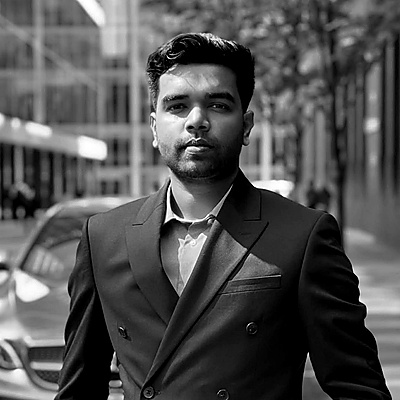
#> input picture frontend/build/images/team/swapnil_roy.jpg, 400 x 400 px
$ python -i update_team_photos.py   (imports and definitions only)
#> lines starting #> are read from the running program, lines starting #| are printed output that depends on the picture
#> further down, picture is the input picture: PIL image 400x400 RGB; min 0, max 255, mean 81.8
#!/usr/bin/env python3
"""
Update team member photos - replace Swapnil Roy's photo and adjust Ajmal Hossen's cropping
"""

import requests
from PIL import Image, ImageEnhance, ImageFilter
import io
import os

# [71 lines left out: functions download_and_process_image, process_swapnil_roy_new, not called in this run]

def process_ajmal_hossen_less_crop(img):
    """
    Process Ajmal Hossen's photo with less aggressive cropping to show more body
    """
    width, height = img.size
#> width = 400; height = 400

    # Less aggressive cropping - keep more of the body
    # For the rooftop photo, we want to include more of his torso/body
    if width > height:
        # Landscape - crop to roughly 3:4 ratio to include more body, then make square
        target_width = int(height * 0.75)  # 3:4 ratio
        left = (width - target_width) // 4  # Offset slightly to avoid pure center
        top = 0
        right = left + target_width
        bottom = height
        img = img.crop((left, top, right, bottom))

        # Now make it square by cropping from top
        crop_size = min(target_width, height)
        final_left = 0
        final_top = 0
        final_right = crop_size
        final_bottom = crop_size
        img = img.crop((final_left, final_top, final_right, final_bottom))
    else:
        # Portrait - crop to keep upper 85% (more body) instead of 70%
        crop_height = int(height * 0.85)
#> crop_height = 340
        top = 0
        bottom = crop_height
#> bottom = 340
        img = img.crop((0, top, width, bottom))
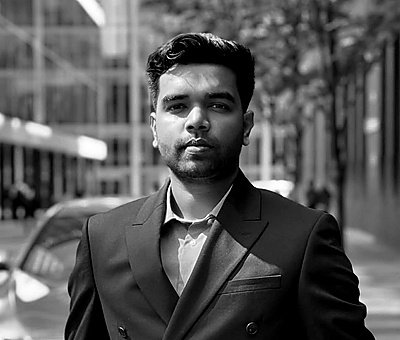
#> img: PIL image 400x340 RGB; min 0, max 255, mean 87.9

        # Make square
        crop_size = min(width, crop_height)
#> crop_size = 340
        left = (width - crop_size) // 2
#> left = 30
        top = 0
        right = left + crop_size
#> right = 370
        bottom = crop_size
        img = img.crop((left, top, right, bottom))
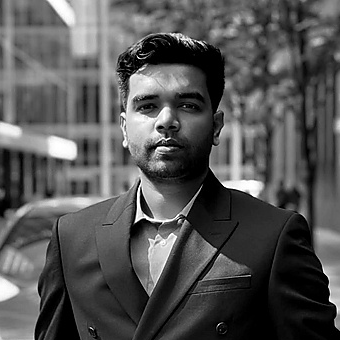
#> img: PIL image 340x340 RGB; min 0, max 255, mean 85.1

    return img

# [33 lines left out: function main, not called in this run]

# [2 lines not run here, left out]

>>> from PIL import Image
>>> picture = Image.open('frontend/build/images/team/swapnil_roy.jpg')
>>> result = process_ajmal_hossen_less_crop(picture)

$ run again, on frontend/build/images/team/arina_tasnim.jpg
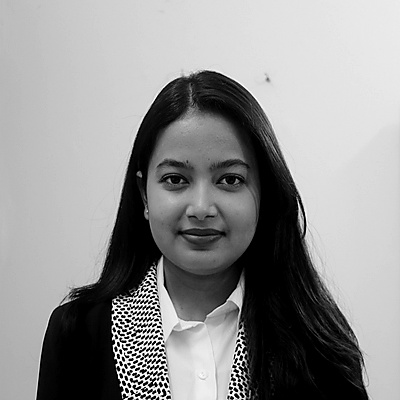
#> input picture frontend/build/images/team/arina_tasnim.jpg, 400 x 400 px
#> picture is the input picture: PIL image 400x400 RGB; min 0, max 255, mean 146.1
#> in process_ajmal_hossen_less_crop, `img = img.crop((0, top, width, bottom))`:
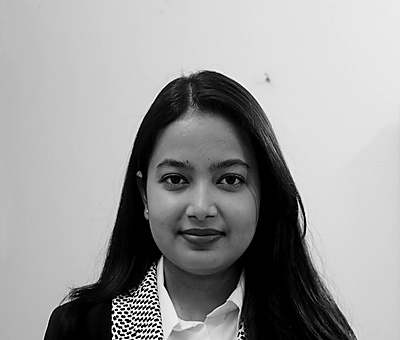
#> img: PIL image 400x340 RGB; min 0, max 255, mean 155.1
#> in process_ajmal_hossen_less_crop, `img = img.crop((left, top, right, bottom))`:
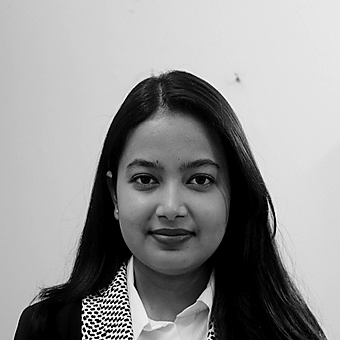
#> img: PIL image 340x340 RGB; min 0, max 255, mean 146.8

$ run again, on frontend/build/images/team/ceo-swapnil-roy.jpg
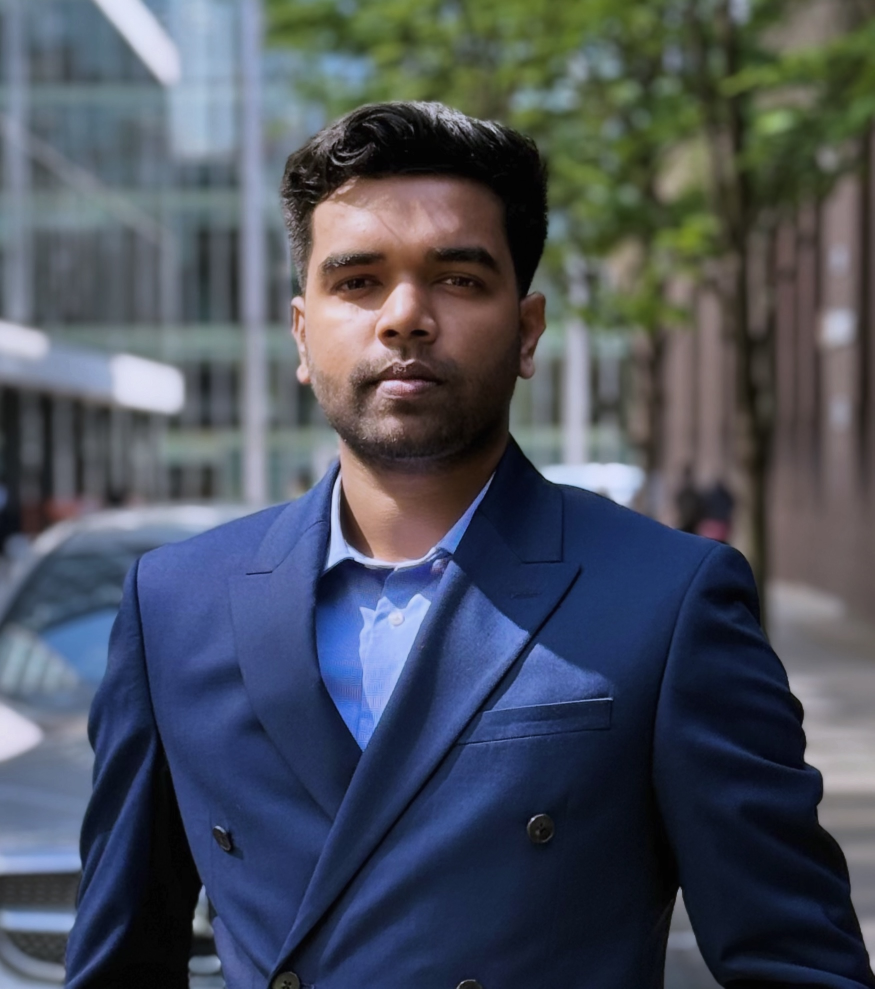
#> input picture frontend/build/images/team/ceo-swapnil-roy.jpg, 1749 x 1977 px (shown at 1/2 size)
#> picture is the input picture: PIL image 1749x1977 RGB; mean R, G, B 74.8, 80.7, 92.5
#> in process_ajmal_hossen_less_crop, `img = img.crop((0, top, width, bottom))`:
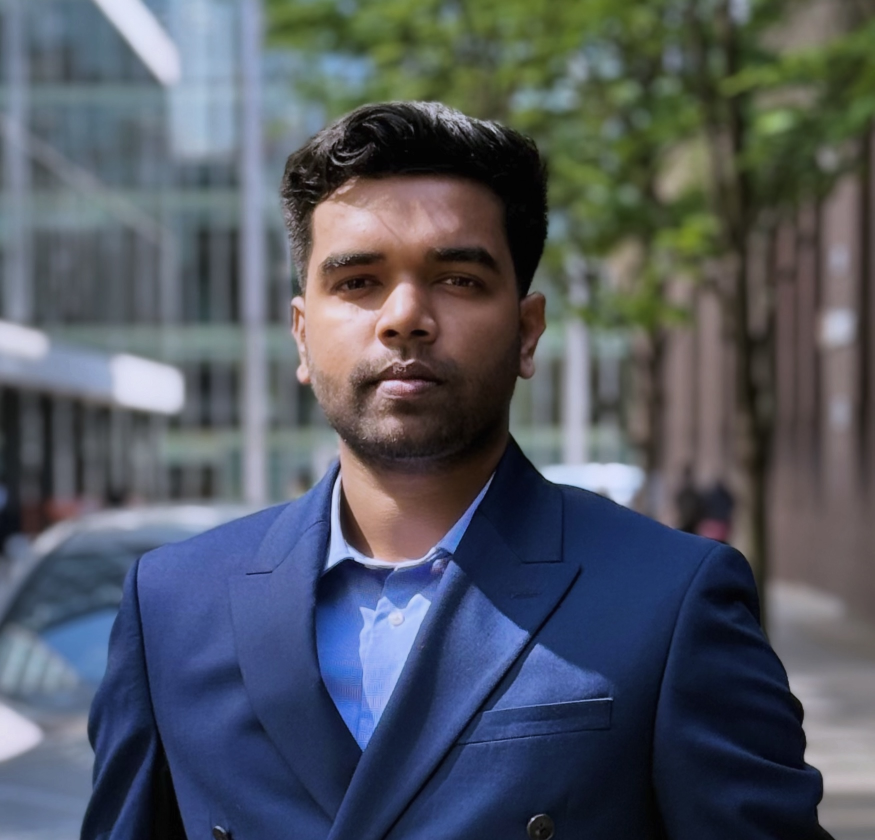
#> img: PIL image 1749x1680 RGB (shown at 1/2 size); mean R, G, B 82.1, 87.6, 97.6
#> in process_ajmal_hossen_less_crop, `img = img.crop((left, top, right, bottom))`:
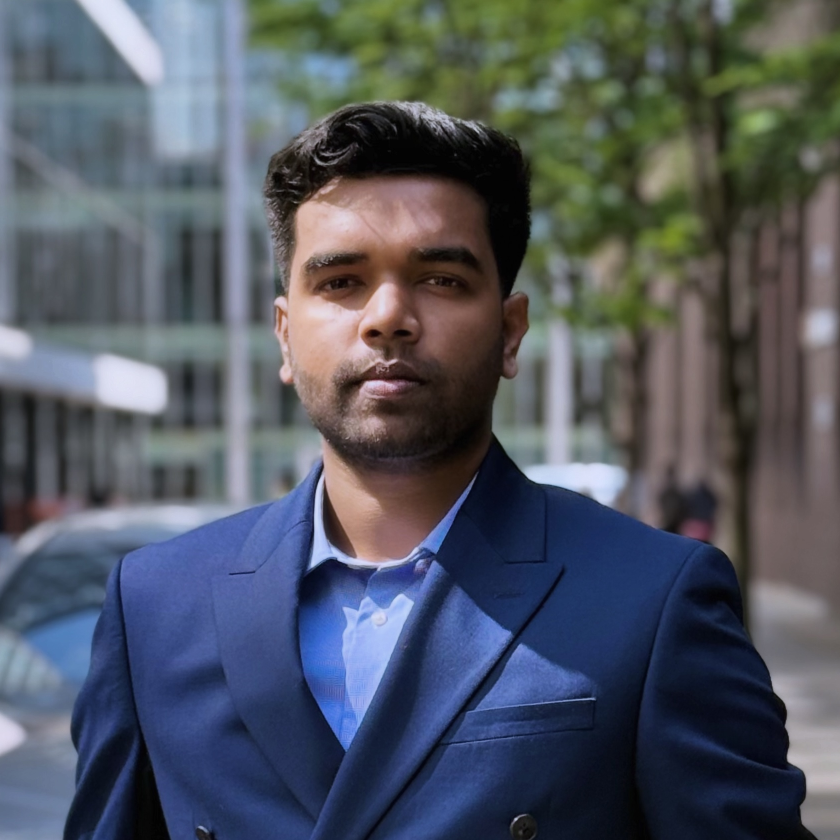
#> img: PIL image 1680x1680 RGB (shown at 1/2 size); mean R, G, B 81.6, 87.2, 97.4

$ run again, on frontend/build/images/team/chro-arina-tasnim-new.jpg
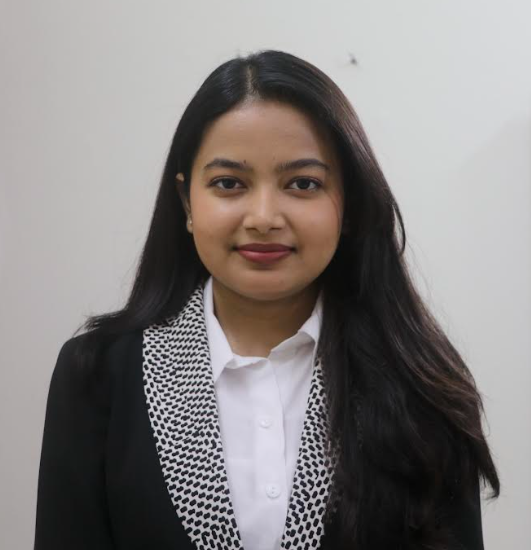
#> input picture frontend/build/images/team/chro-arina-tasnim-new.jpg, 531 x 550 px
#> picture is the input picture: PIL image 531x550 RGBA; mean R, G, B, A 133.2, 128.7, 127.5, 255
#> in process_ajmal_hossen_less_crop, `img = img.crop((0, top, width, bottom))`:
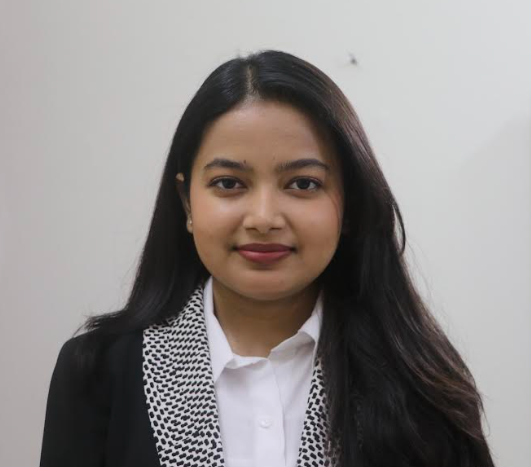
#> img: PIL image 531x467 RGBA; mean R, G, B, A 142.9, 137.7, 135.9, 255
#> in process_ajmal_hossen_less_crop, `img = img.crop((left, top, right, bottom))`:
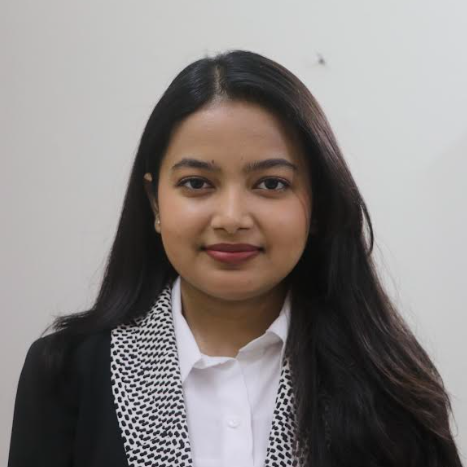
#> img: PIL image 467x467 RGBA; mean R, G, B, A 136.1, 130.6, 128.5, 255
